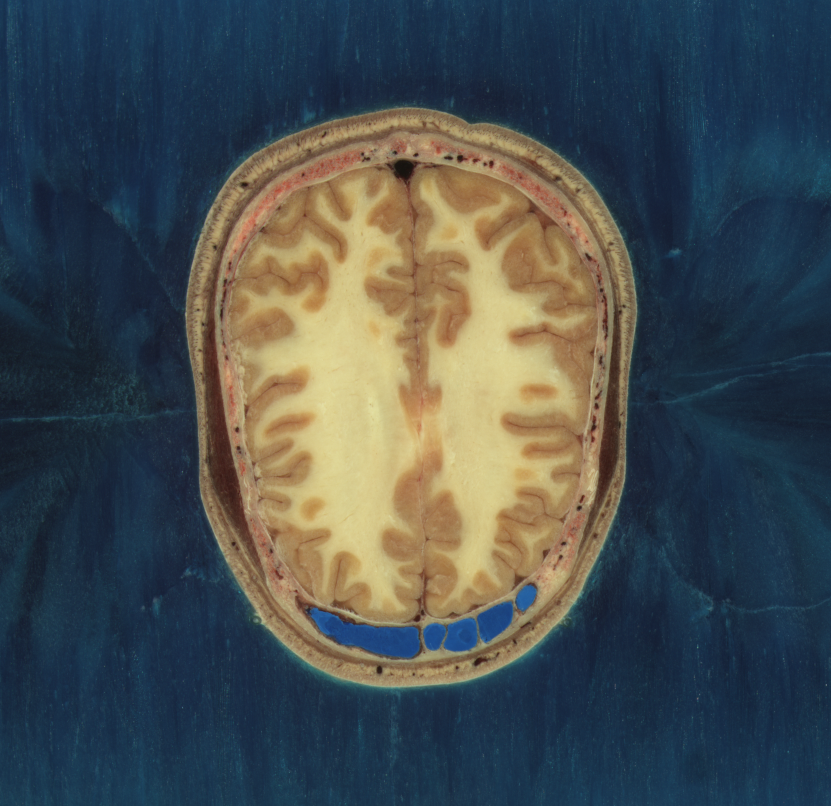
#> input picture HW6/Color_MRI.png, 831 x 806 px
$ jupyter execute --allow-errors Q4.ipynb
#> lines starting #> are read from the running program, lines starting #| are printed output that depends on the picture
[cell 1]
import cv2
import numpy as np
import matplotlib.pyplot as plt

[cell 2]
def on_mouse(event, x, y, flags, params):
    if event == cv2.EVENT_LBUTTONDOWN:
        global boxes, i
        i+=1
        print ('Point' + str(i) + ' Position: ' + str(x) + ', ' + str(y))
        s_box = [x, y]
        boxes.append(s_box)
        if(i==3):
            cv2.destroyAllWindows()

[cell 3]
boxes = []
i = 0
img = cv2.imread("Color_MRI.png", 0)
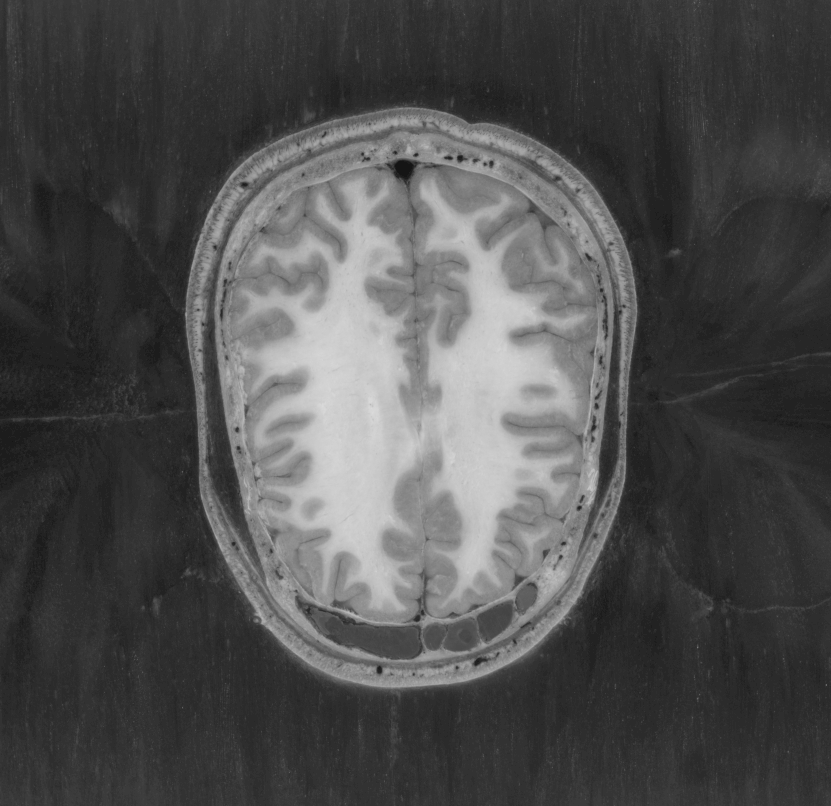
#> img: shape (806, 831); min 21, max 218, mean 78.4
resized = cv2.resize(img,(512,512))
cv2.namedWindow('input')
cv2.setMouseCallback('input', on_mouse, 0,)
cv2.imshow('input', resized)
cv2.waitKey()

[cell 4]
main_boxes = boxes
boxes = []
i = 0
img = cv2.imread("Color_MRI2.png", 0)
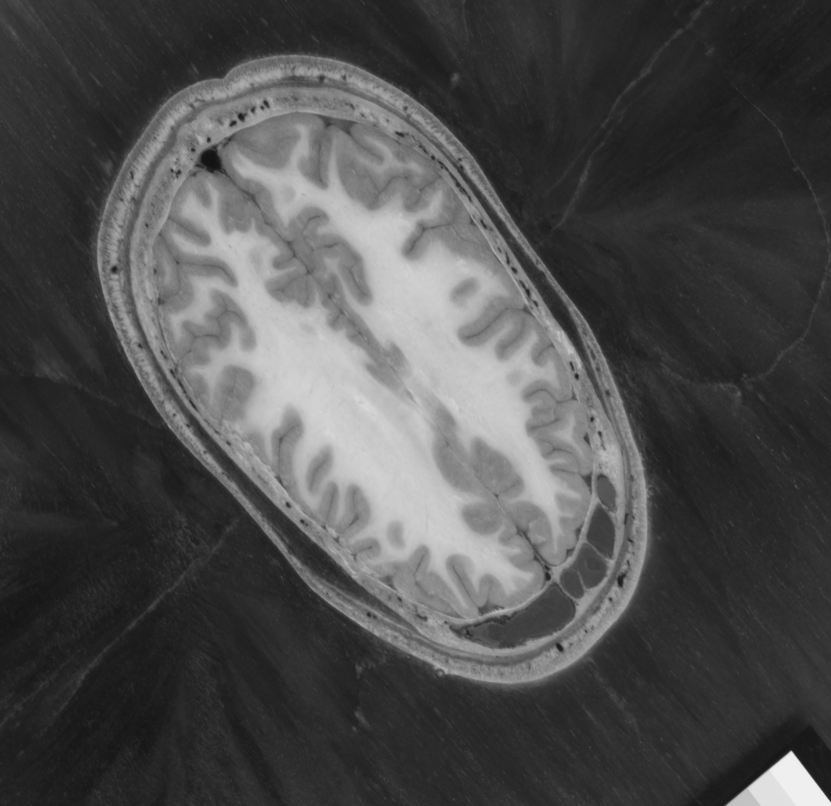
#> input picture HW6/Color_MRI2.png, 831 x 806 px
#> img is the input picture: shape (806, 831); min 18, max 240, mean 76.8
resized = cv2.resize(img,(512,512))
cv2.namedWindow('input')
cv2.setMouseCallback('input', on_mouse, 0,)
cv2.imshow('input', resized)
cv2.waitKey()

[cell 5]
new_boxes = boxes

#> (a cell that did not finish here is left out)

[cell 7]
def jointhist(img1,img2):
        fig, ax = plt.subplots(figsize =(10, 7))
        # Creating plot
        plt.hist2d(img1.ravel(), img2.ravel(), bins =[20, 20], cmap = plt.cm.nipy_spectral)
        plt.title("Changing the color scale and adding color bar")

        # Adding color bar
        plt.colorbar()

        ax.set_xlabel('X-axis')
        ax.set_ylabel('X-axis')

        # show plot
        plt.tight_layout()
        plt.show()
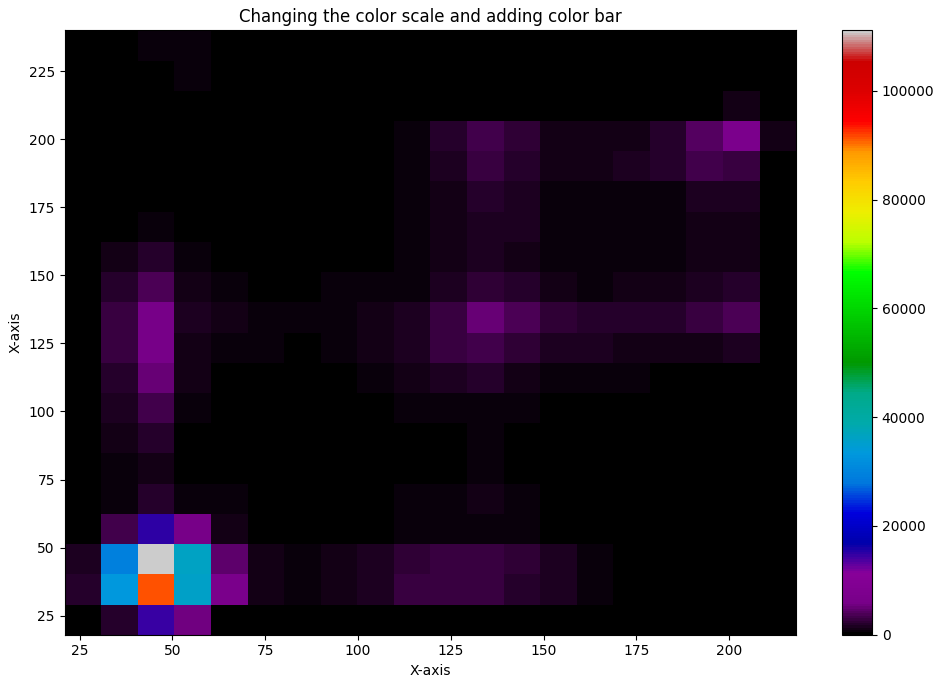
#> figure drawn by matplotlib, 2 panels

[cell 8]
image1 = cv2.imread("Color_MRI.png", 0)
image2 = cv2.imread("Color_MRI2.png", 0)
jointhist(image1,image2)

#> (a cell that did not finish here is left out)

[cell 10]
jointhist(image1, image1)
#> in jointhist (call 2), `plt.show()`:
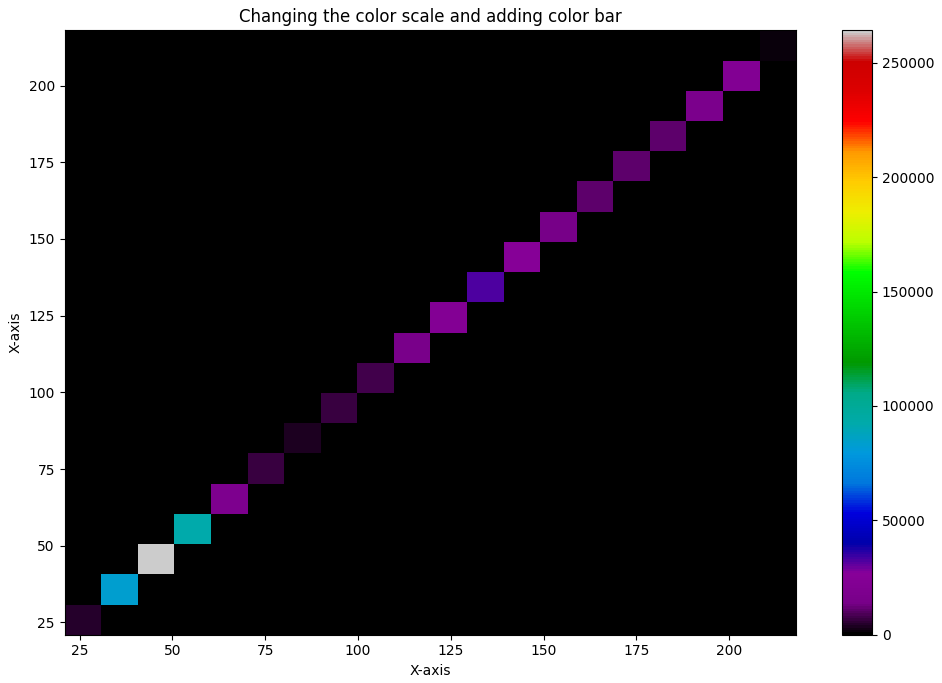
#> figure drawn by matplotlib, 2 panels
